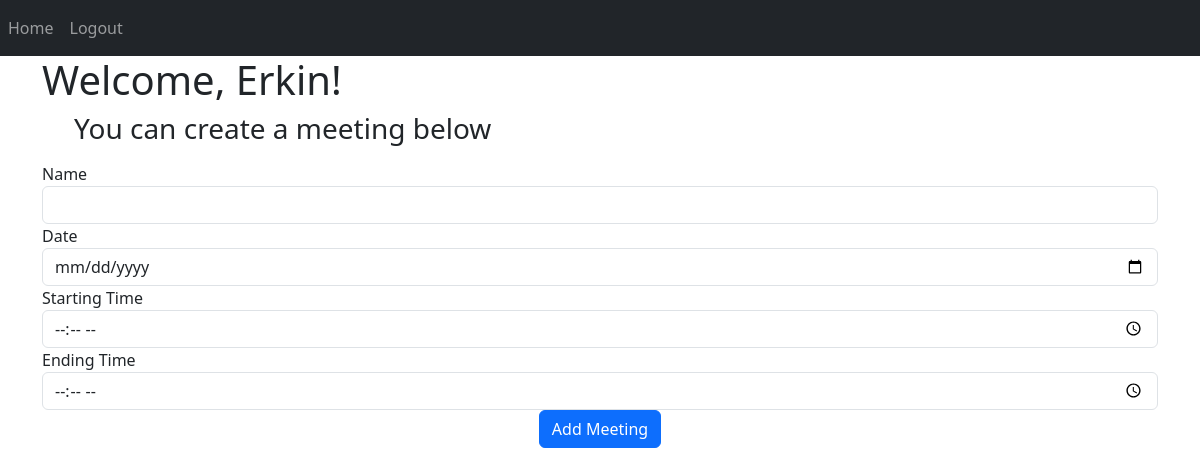
Page / (signed in) on the earlier database version.
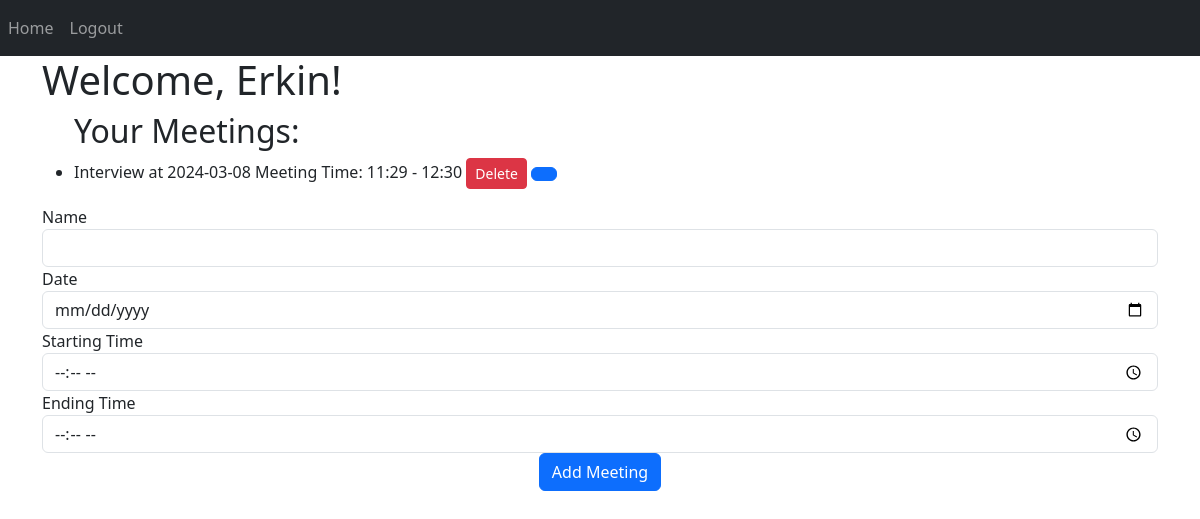
Same page on the later database version.
### client/models.py (models this page shows)
class User(db.Model, UserMixin):
    id = db.Column(db.Integer,primary_key=True)
    email = db.Column(db.String(128), unique=True) # Unique
    password = db.Column(db.String(20))
    first_name = db.Column(db.String(128))
    meetings = db.relationship('MeetingData', backref='user', lazy=True)

class MeetingData(db.Model):
    id = db.Column(db.Integer, primary_key=True)
    name = db.Column(db.String(120))
    date = db.Column(db.String(50))
    start_time = db.Column(db.String(50))
    end_time = db.Column(db.String(50))
    user_id = db.Column(db.Integer, db.ForeignKey('user.id'), nullable=False)

### client/views.py (the view, shortened to what this page needs)
@views.route('/', methods = ['GET','POST'])
@login_required
def home():
    user_meetings = current_user.meetings
    return render_template("home.html",user=current_user, user_meetings=user_meetings) # This checks user is logged in or not

### client/__init__.py (called while the page is built)
def create_app():
    app=Flask(__name__)
    app.secret_key = 'abcd1234'
    app.config['SQLALCHEMY_DATABASE_URI'] = f'sqlite:///{DB_NAME}'
    db.init_app(app)
    from .views import views
    from .auth import auth
    app.register_blueprint(views, url_prefix='/')
    app.register_blueprint(auth, url_prefix='/') # To go the defined page
    from .models import User, MeetingData
    with app.app_context():
        db.create_all()
    login_manager = LoginManager()
    login_manager.login_view = 'auth.login' # If user is not logged in
    login_manager.init_app(app)
    @login_manager.user_loader
    def load_user(id):
        return User.query.get(int(id)) # Flask will find the user by its ID which is primary key
    return app

### client/templates/home.html (shortened to what this page needs)
{% extends "base.html" %}
{% block content %}
<h1>Welcome, {{ current_user.first_name }}!</h1>
<ul>
    {% if user_meetings %}
    <h2>Your Meetings:</h2>
        {% for meeting in user_meetings %}
        <li>{{ meeting.name }} at {{ meeting.date }} Meeting Time:  {{ meeting.start_time }} - {{ meeting.end_time }}
          <button type="button" class="btn btn-sm btn-danger" onClick="deleteMeeting({{meeting.id}})">Delete</button>
          <a href="/update-meeting/{{meeting.id}}" class="btn btn-primary" data-toggle="modal" data-target="#"></a>
        </li>
        {% endfor %}
    {% else %}
        <h3>You can create a meeting below</h3>
    {% endif %}
</ul>
<form method="POST">
  <label for="name">Name</label>
  <input type="text" class="form-control" id="name" name="name">
  <label for="date">Date</label>
  <input type="date" class="form-control" id="date" name="date">
  <label for="start_time">Starting Time</label>
  <input type="time" class="form-control" id="start_time" name="start_time">
  <label for="end_time">Ending Time</label>
  <input type="time" class="form-control" id="end_time" name="end_time">
  <div align="center">
    <button type="submit" class="btn btn-primary">Add Meeting</button>
  </div>
</form>
{% endblock %}

### client/templates/base.html (shortened to what this page needs)
<!DOCTYPE html>
<html lang="en">
<head>
    <link href="https://cdn.jsdelivr.net/npm/bootstrap@5.3.3/dist/css/bootstrap.min.css" rel="stylesheet">
    <link rel="stylesheet" href="https://cdnjs.cloudflare.com/ajax/libs/font-awesome/6.5.1/css/all.min.css" />
</head>
<body>
 <nav class="navbar navbar-expand-lg navbar-dark bg-dark">
<div class="collapse navbar-collapse" id="navbar">
    <div class="navbar-nav">
        {% if user.is_authenticated %}
        <a href="/" class="nav-item nav-link" id="home">Home</a>
        <a href="/logout" class="nav-item nav-link" id="logout">Logout</a>
        {% else %}
        <a href="/login" class="nav-item nav-link" id="login">Login</a>
        <a href="/sign-up" class="nav-item nav-link" id="sign-up">Sign Up</a>
        {% endif %}
    </div>
</div>
 </nav>
<div class="container">
    {% block content %}
    {% endblock %}
</div>
</body>
</html>

Differences in the rows shown:
added MeetingData: name "Interview", date "2024-03-08", start_time "11:29", end_time "12:30"
Other differences:
text no longer shown: "You can create a meeting below"
text now shown: "Your Meetings:"
